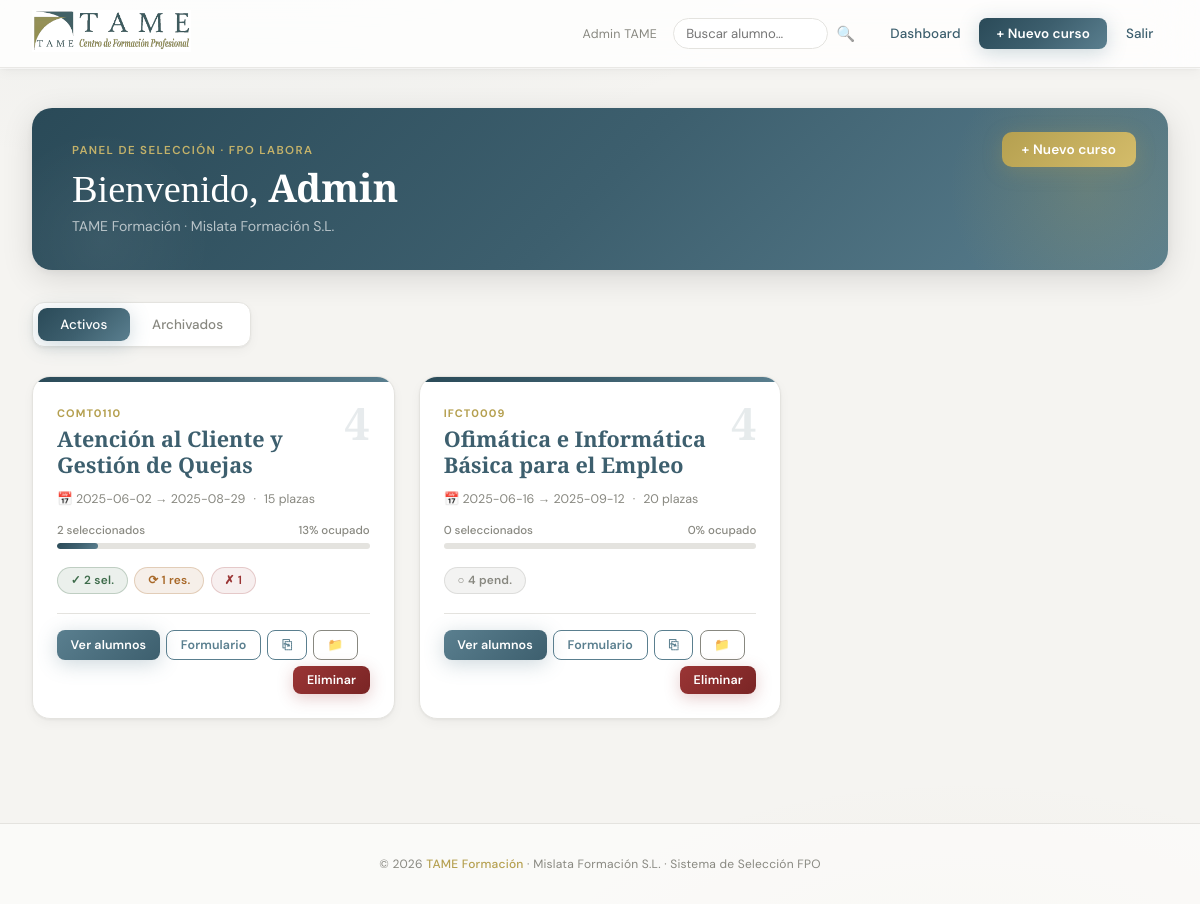
Page / (signed in) on the earlier database version.
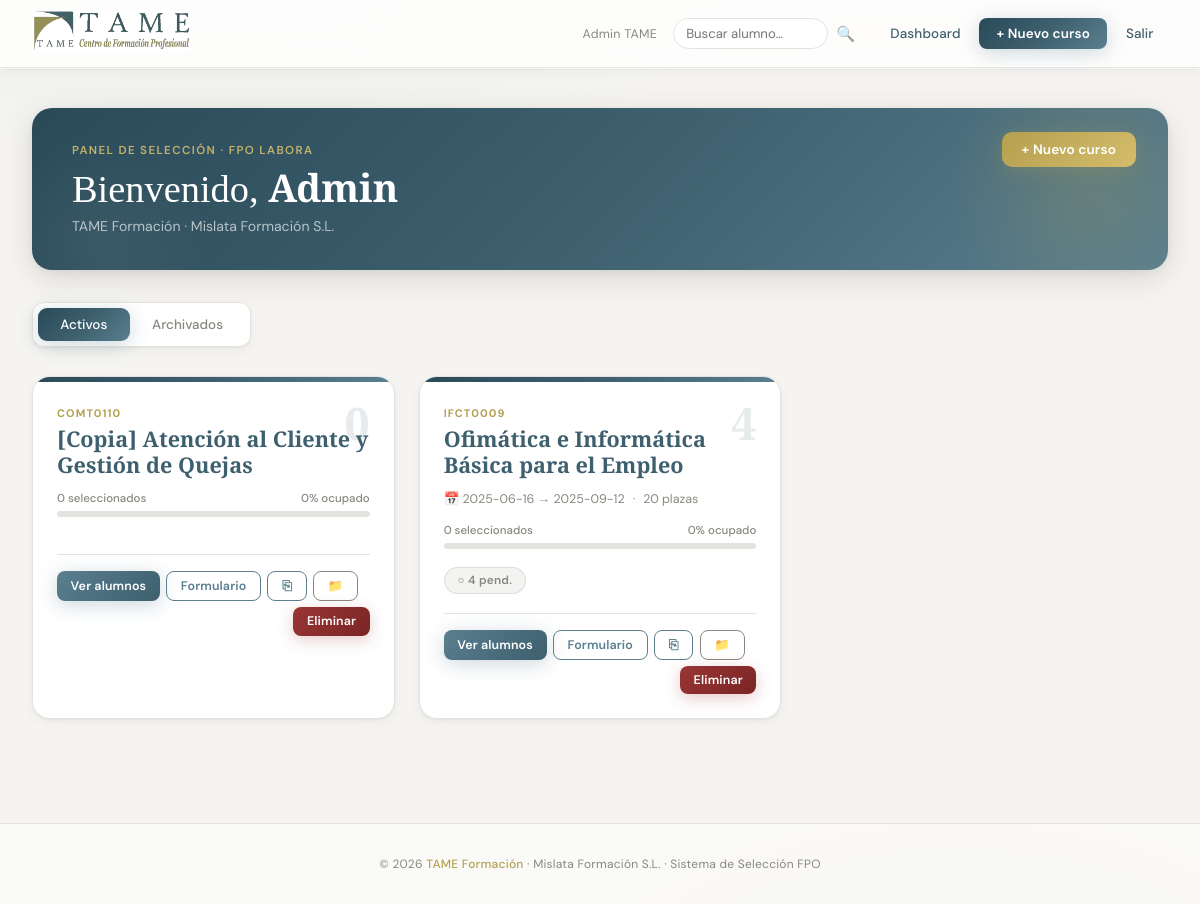
Same page on the later database version.
### tables this page shows
CREATE TABLE cursos (
            id INTEGER PRIMARY KEY AUTOINCREMENT,
            nombre TEXT NOT NULL,
            codigo TEXT,
            fecha_inicio TEXT,
            fecha_fin TEXT,
            plazas INTEGER DEFAULT 20,
            descripcion TEXT,
            preguntas_prueba TEXT DEFAULT '[]',
            creado_en TEXT DEFAULT CURRENT_TIMESTAMP
        , archivado INTEGER DEFAULT 0, inscripciones_abiertas INTEGER DEFAULT 1);

### app.py (the view)
@app.route('/')
@login_required
def dashboard():
    tab       = request.args.get('tab', 'activos')
    archivado = 1 if tab == 'archivados' else 0
    conn      = get_db()
    cursos    = conn.execute("""
        SELECT c.*,
               COUNT(a.id) as total,
               SUM(CASE WHEN a.estado='seleccionado'    THEN 1 ELSE 0 END) as seleccionados,
               SUM(CASE WHEN a.estado='reserva'         THEN 1 ELSE 0 END) as reservas,
               SUM(CASE WHEN a.estado='no_seleccionado' THEN 1 ELSE 0 END) as no_seleccionados,
               SUM(CASE WHEN a.estado='pendiente'       THEN 1 ELSE 0 END) as pendientes
        FROM cursos c LEFT JOIN alumnos a ON a.curso_id=c.id
        WHERE c.archivado=?
        GROUP BY c.id ORDER BY c.creado_en DESC
    """, (archivado,)).fetchall()
    return render_template('dashboard.html', cursos=cursos, tab=tab)

### app.py (called while the page is built)
def get_db():
    if 'db' not in g:
        g.db = sqlite3.connect(DB)
        g.db.row_factory = sqlite3.Row
    return g.db

def login_required(f):
    @wraps(f)
    def decorated(*args, **kwargs):
        if 'user_id' not in session:
            return redirect(url_for('login'))
        return f(*args, **kwargs)
    return decorated

### templates/dashboard.html (shortened to what this page needs)
{% extends 'base.html' %}
{% block content %}
<div class="hero">
  <div class="hero-label">Panel de selección · FPO Labora</div>
  <h1>Bienvenido, <strong>{{ session.user_nombre.split()[0] }}</strong></h1>
  <p>TAME Formación · Mislata Formación S.L.</p>
  <div style="position:absolute;top:1.5rem;right:2rem;">
    <a href="{{ url_for('nuevo_curso') }}" class="btn btn-gold">+ Nuevo curso</a>
  </div>
</div>
<div class="tabs-nav">
  <a href="{{ url_for('dashboard', tab='activos') }}" class="{{ 'active' if tab=='activos' }}">
    Activos
  </a>
  <a href="{{ url_for('dashboard', tab='archivados') }}" class="{{ 'active' if tab=='archivados' }}">
    Archivados
  </a>
</div>
{% if not cursos %}
<div class="empty-state">
  <div class="empty-icon">📋</div>
  <h3>{% if tab=='archivados' %}No hay cursos archivados{% else %}No hay cursos todavía{% endif %}</h3>
  {% if tab=='activos' %}
  <p style="color:var(--gris-t);font-size:0.88rem;margin-bottom:1.5rem;">Crea tu primer curso para empezar a recibir inscripciones.</p>
  <a href="{{ url_for('nuevo_curso') }}" class="btn btn-primary">Crear primer curso</a>
  {% endif %}
</div>
{% else %}
<div class="cursos-grid">
  {% for c in cursos %}
  {% set pct = ((c.seleccionados or 0) / (c.plazas or 1) * 100) | round | int %}
  {% set llena = (c.seleccionados or 0) >= (c.plazas or 0) and (c.total or 0) > 0 %}
  <div class="curso-card">
    <div class="curso-card-stripe" {% if llena %}style="background:linear-gradient(90deg,var(--verde),#5a9c6e);"{% endif %}></div>
    <div class="curso-card-body">
      <div class="curso-count">{{ c.total or 0 }}</div>
      <div class="curso-codigo">{{ c.codigo or 'FPO' }}</div>
      <div class="curso-nombre">{{ c.nombre }}</div>
      {% if c.fecha_inicio %}
      <div class="curso-meta">
        <span>📅 {{ c.fecha_inicio }}{% if c.fecha_fin %} → {{ c.fecha_fin }}{% endif %}</span>
        <span>·</span>
        <span>{{ c.plazas }} plazas</span>
      </div>
      {% endif %}
      <div class="plazas-bar">
        <div class="plazas-bar-label">
          <span>{{ c.seleccionados or 0 }} seleccionados</span>
          <span>{{ pct }}% ocupado</span>
        </div>
        <div class="plazas-bar-track">
          <div class="plazas-bar-fill {{ 'llena' if llena }}"
               style="width:{{ [pct,100]|min }}%;"></div>
        </div>
      </div>
      <div class="curso-estados">
        {% if c.seleccionados %}<span class="badge badge-seleccionado">✓ {{ c.seleccionados }} sel.</span>{% endif %}
        {% if c.reservas %}<span class="badge badge-reserva">⟳ {{ c.reservas }} res.</span>{% endif %}
        {% if c.pendientes %}<span class="badge badge-pendiente">○ {{ c.pendientes }} pend.</span>{% endif %}
        {% if c.no_seleccionados %}<span class="badge badge-no_seleccionado">✗ {{ c.no_seleccionados }}</span>{% endif %}
      </div>
      <div class="curso-actions">
        {% if tab == 'activos' %}
          <a href="{{ url_for('ver_curso', cid=c.id) }}" class="btn btn-primary btn-sm">Ver alumnos</a>
          <a href="{{ url_for('inscripcion', cid=c.id) }}" class="btn btn-outline btn-sm" target="_blank">Formulario</a>
          <form method="POST" action="{{ url_for('duplicar_curso', cid=c.id) }}" style="display:inline;">
            <button class="btn btn-outline btn-sm" title="Duplicar curso">⎘</button>
          </form>
          <form method="POST" action="{{ url_for('archivar_curso', cid=c.id) }}" style="display:inline;" onsubmit="return confirm('¿Archivar este curso?')">
            <button class="btn btn-outline btn-sm" title="Archivar" style="border-color:var(--gris-t);color:var(--gris-t);">📁</button>
          </form>
          <form method="POST" action="{{ url_for('eliminar_curso', cid=c.id) }}" style="display:inline;margin-left:auto;" onsubmit="return confirm('¿Eliminar curso y todos sus alumnos?')">
            <button class="btn btn-danger btn-sm">Eliminar</button>
          </form>
        {% endif %}
      </div>
    </div>
  </div>
  {% endfor %}
</div>
{% endif %}
{% endblock %}

### templates/base.html (shortened to what this page needs)
<!DOCTYPE html>
<html lang="es">
<head>
</head>
<body>
{% if session.user_id %}
<nav>
  <a class="nav-logo" href="{{ url_for('dashboard') }}">
    <img src="{{ url_for('static', filename='logo.png') }}" alt="TAME Formación">
  </a>
  <div class="nav-right" id="nav-right">
    <span class="nav-user">{{ session.user_nombre }}</span>
    <form class="nav-search" action="{{ url_for('buscar_global') }}" method="GET"
          style="display:flex;align-items:center;gap:0.2rem;">
      <input type="text" name="q" placeholder="Buscar alumno…">
      <button type="submit">🔍</button>
    </form>
    <div class="nav-links">
      <a href="{{ url_for('dashboard') }}">Dashboard</a>
      <a href="{{ url_for('nuevo_curso') }}" class="btn-nav">+ Nuevo curso</a>
      <a href="{{ url_for('logout') }}">Salir</a>
    </div>
  </div>
</nav>
{% endif %}
<main>{% block content %}{% endblock %}</main>
<footer>© 2026 <span>TAME Formación</span> · Mislata Formación S.L. · Sistema de Selección FPO</footer>
</body>
</html>

### templates/dashboard.html (style rules this page uses)
.hero { background: var(--grad-hero); border-radius: 20px; padding: 2.2rem 2.5rem; margin-bottom: 2rem; position: relative; overflow: hidden; box-shadow: var(--shadow-lg); }
.hero::before { content: ''; position: absolute; top: -60px; right: -60px; width: 280px; height: 280px; border-radius: 50%; background: radial-gradient(circle, rgba(181,160,80,0.2) 0%, transparent 70%); pointer-events: none; }
.hero::after { content: ''; position: absolute; bottom: -80px; left: -40px; width: 220px; height: 220px; border-radius: 50%; background: radial-gradient(circle, rgba(255,255,255,0.05) 0%, transparent 70%); pointer-events: none; }
.hero-label { font-size: 0.72rem; text-transform: uppercase; letter-spacing: 0.12em; color: rgba(212,188,106,0.9); font-weight: 600; margin-bottom: 0.4rem; }
.hero h1 { font-family: 'Cormorant Garamond', serif; font-size: 2.4rem; font-weight: 300; color: white; line-height: 1.15; margin-bottom: 0.4rem; }
.hero h1 strong { font-weight: 600; }
.hero p { color: rgba(255,255,255,0.65); font-size: 0.88rem; }
.tabs-nav { display: flex; gap: 0; margin-bottom: 1.8rem; background: white; border-radius: 12px; padding: 0.3rem; box-shadow: var(--shadow-sm); width: fit-content; border: 1px solid var(--gris-l); }
.tabs-nav a { padding: 0.5rem 1.4rem; font-size: 0.84rem; font-weight: 500; border-radius: 9px; text-decoration: none; color: var(--gris-t); transition: all 0.18s; }
.tabs-nav a.active { background: var(--grad-hero); color: white; box-shadow: var(--shadow-azul); }
.cursos-grid { display: grid; grid-template-columns: repeat(auto-fill, minmax(310px, 1fr)); gap: 1.5rem; }
.curso-card { background: white; border-radius: 18px; border: 1px solid var(--gris-l); box-shadow: var(--shadow-sm); overflow: hidden; transition: transform 0.25s, box-shadow 0.25s; position: relative; }
.curso-card-stripe { height: 5px; background: var(--grad-hero); }
.curso-card-body { padding: 1.5rem; }
.curso-codigo { font-size: 0.68rem; text-transform: uppercase; letter-spacing: 0.1em; color: var(--dorado); font-weight: 700; margin-bottom: 0.3rem; }
.curso-nombre { font-family: 'Cormorant Garamond', serif; font-size: 1.35rem; font-weight: 600; color: var(--azul-d); line-height: 1.25; margin-bottom: 0.8rem; }
.curso-meta { font-size: 0.78rem; color: var(--gris-t); margin-bottom: 1rem; display: flex; align-items: center; gap: 0.5rem; }
.curso-count { font-family: 'Cormorant Garamond', serif; font-size: 2.8rem; font-weight: 600; color: var(--azul-d); line-height: 1; position: absolute; top: 1.5rem; right: 1.5rem; opacity: 0.12; }
.plazas-bar { margin-bottom: 1.1rem; }
.plazas-bar-label { display: flex; justify-content: space-between; font-size: 0.72rem; color: var(--gris-t); margin-bottom: 0.3rem; font-weight: 500; }
.plazas-bar-track { height: 6px; background: var(--gris-l); border-radius: 10px; overflow: hidden; }
.curso-estados { display: flex; flex-wrap: wrap; gap: 0.4rem; margin-bottom: 1.2rem; }
.curso-actions { display: flex; gap: 0.4rem; flex-wrap: wrap; padding-top: 1rem; border-top: 1px solid var(--gris-l); }

Differences in the rows shown:
removed cursos: total "4", codigo "COMT0110", nombre "Atención al Cliente y Gestión de Quejas", fecha_inicio "2025-06-02", fecha_fin "2025-08-29", plazas "15", seleccionados "2", pct "13", reservas "1", no_seleccionados "1"
added cursos: archivado "0", codigo "COMT0110", nombre "[Copia] Atención al Cliente y Gestión de Quejas"
